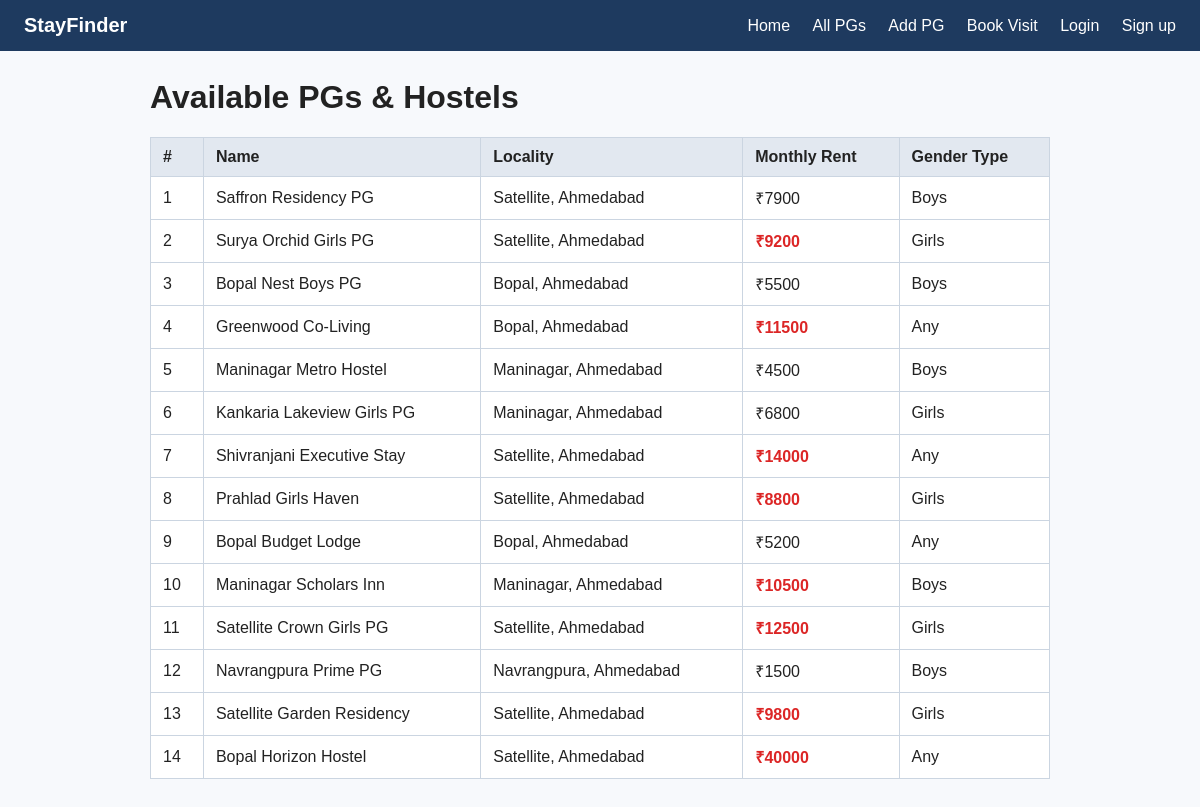
Page /pgs/ on the committed database.
### listings/models.py (models this page shows, shortened)
class PG(models.Model):
    GENDER_CHOICES = [
        ('Boys', 'Boys'),
        ('Girls', 'Girls'),
        ('Any', 'Any'),
    ]
    name = models.CharField(max_length=80)
    locality = models.ForeignKey(Locality, on_delete=models.CASCADE)
    monthly_rent = models.PositiveIntegerField()
    gender_type = models.CharField(max_length=10, choices=GENDER_CHOICES)
    available_beds = models.PositiveSmallIntegerField()

class Locality(models.Model):
    name = models.CharField(max_length=60)
    city = models.CharField(max_length=40)
    class Meta:
        verbose_name_plural = 'Localities'
    def __str__(self):
        return f'{self.name}, {self.city}'

### listings/views.py (the view)
# urls.py: path('pgs/', views.pg_list, name='pg_list'),
def pg_list(request):
    pgs = PG.objects.all()
    return render(request, 'listings/pg_list.html', {'pgs': pgs})

### listings/templates/listings/pg_list.html (shortened to what this page needs)
{% extends 'listings/base.html' %}
{% block content %}
<h1>Available PGs &amp; Hostels</h1>
<table class="pg-table">
    <thead>
        <tr>
            <th>#</th>
            <th>Name</th>
            <th>Locality</th>
            <th>Monthly Rent</th>
            <th>Gender Type</th>
        </tr>
    </thead>
    <tbody>
        {% for pg in pgs %}
        <tr>
            <td>{{ forloop.counter }}</td>
            <td>{{ pg.name }}</td>
            <td>{{ pg.locality }}</td>
            <td class="{% if pg.monthly_rent > 8000 %}costly{% endif %}">₹{{ pg.monthly_rent }}</td>
            <td>{{ pg.gender_type }}</td>
        </tr>
        {% endfor %}
    </tbody>
</table>
{% endblock %}

### listings/templates/listings/base.html (shortened to what this page needs)
{% load static %}
<!DOCTYPE html>
<html lang="en">
<head>
    <link rel="stylesheet" href="{% static 'listings/css/style.css' %}">
</head>
<body>
    <nav class="navbar">
        <span class="brand">StayFinder</span>
        <div class="nav-links">
            <a href="{% url 'home' %}">Home</a>
            <a href="{% url 'pg_list' %}">All PGs</a>
            <a href="{% url 'add_pg' %}">Add PG</a>
            <a href="{% url 'visit_request' %}">Book Visit</a>
            {% if user.is_authenticated %}
                <span>Hello, {{ user.username }}</span>
                <a href="{% url 'logout' %}">Logout</a>
            {% else %}
                <a href="{% url 'login' %}">Login</a>
                <a href="{% url 'signup' %}">Sign up</a>
            {% endif %}
        </div>
    </nav>
    <main class="container">
        {% block content %}{% endblock %}
    </main>
</body>
</html>

### listings/static/listings/css/style.css (style rules this page uses)
body { font-family: Arial, sans-serif; margin: 0; background-color: #f7f9fc; color: #222; }
.navbar { background-color: #1e3a5f; color: #ffffff; padding: 14px 24px; display: flex; justify-content: space-between; align-items: center; }
.navbar .brand { font-size: 1.25rem; font-weight: bold; }
.navbar .nav-links a { color: #ffffff; text-decoration: none; margin-left: 18px; }
.container { max-width: 900px; margin: 28px auto; padding: 0 16px; }
.pg-table { width: 100%; border-collapse: collapse; background-color: #ffffff; }
.pg-table th, .pg-table td { border: 1px solid #cbd5e1; padding: 10px 12px; text-align: left; }
.pg-table th { background-color: #e2e8f0; }
.costly { color: #dc2626; font-weight: bold; }

### rows in the picture
PG: name "Saffron Residency PG", locality "Satellite, Ahmedabad", monthly_rent "7900", gender_type "Boys"
PG: name "Surya Orchid Girls PG", locality "Satellite, Ahmedabad", monthly_rent "9200", gender_type "Girls"
PG: name "Bopal Nest Boys PG", locality "Bopal, Ahmedabad", monthly_rent "5500", gender_type "Boys"
PG: name "Greenwood Co-Living", locality "Bopal, Ahmedabad", monthly_rent "11500", gender_type "Any"
PG: name "Maninagar Metro Hostel", locality "Maninagar, Ahmedabad", monthly_rent "4500", gender_type "Boys"
PG: name "Kankaria Lakeview Girls PG", locality "Maninagar, Ahmedabad", monthly_rent "6800", gender_type "Girls"
PG: name "Shivranjani Executive Stay", locality "Satellite, Ahmedabad", monthly_rent "14000", gender_type "Any"
PG: name "Prahlad Girls Haven", locality "Satellite, Ahmedabad", monthly_rent "8800", gender_type "Girls"
PG: name "Bopal Budget Lodge", locality "Bopal, Ahmedabad", monthly_rent "5200", gender_type "Any"
PG: name "Maninagar Scholars Inn", locality "Maninagar, Ahmedabad", monthly_rent "10500", gender_type "Boys"
PG: name "Satellite Crown Girls PG", locality "Satellite, Ahmedabad", monthly_rent "12500", gender_type "Girls"
PG: name "Navrangpura Prime PG", locality "Navrangpura, Ahmedabad", monthly_rent "1500", gender_type "Boys"
PG: name "Satellite Garden Residency", locality "Satellite, Ahmedabad", monthly_rent "9800", gender_type "Girls"
PG: name "Bopal Horizon Hostel", locality "Satellite, Ahmedabad", monthly_rent "40000", gender_type "Any"
